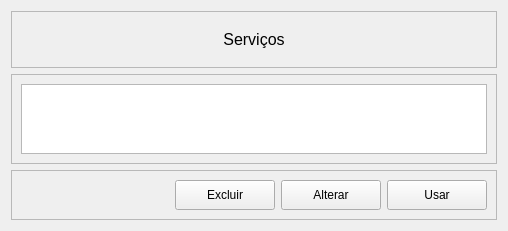
            <widget class="QWidget" name="page6">
             <layout class="QVBoxLayout" name="verticalLayout_23">
              <item>
               <widget class="QFrame" name="frame_23">
                <property name="frameShape">
                 <enum>QFrame::StyledPanel</enum>
                </property>
                <property name="frameShadow">
                 <enum>QFrame::Raised</enum>
                </property>
                <layout class="QVBoxLayout" name="verticalLayout_22" stretch="0">
                 <property name="spacing">
                  <number>18</number>
                 </property>
                 <property name="leftMargin">
                  <number>18</number>
                 </property>
                 <property name="topMargin">
                  <number>18</number>
                 </property>
                 <property name="rightMargin">
                  <number>18</number>
                 </property>
                 <property name="bottomMargin">
                  <number>18</number>
                 </property>
                 <item>
                  <widget class="QLabel" name="label_11">
                   <property name="font">
                    <font>
                     <family>MS Shell Dlg 2</family>
                     <pointsize>12</pointsize>
                     <weight>50</weight>
                     <italic>false</italic>
                     <bold>false</bold>
                    </font>
                   </property>
                   <property name="text">
                    <string>Serviços</string>
                   </property>
                   <property name="alignment">
                    <set>Qt::AlignCenter</set>
                   </property>
                  </widget>
                 </item>
                </layout>
               </widget>
              </item>
              <item>
               <widget class="QFrame" name="frame_22">
                <property name="sizePolicy">
                 <sizepolicy hsizetype="Preferred" vsizetype="Expanding">
                  <horstretch>0</horstretch>
                  <verstretch>0</verstretch>
                 </sizepolicy>
                </property>
                <property name="styleSheet">
                 <string notr="true">QLineEdit{
	border: 1px solid #888888;
	background-color: #DDDDDD
}</string>
                </property>
                <property name="frameShape">
                 <enum>QFrame::StyledPanel</enum>
                </property>
                <property name="frameShadow">
                 <enum>QFrame::Raised</enum>
                </property>
                <layout class="QVBoxLayout" name="verticalLayout_19">
                 <item>
                  <widget class="QTableWidget" name="tableWidget_3">
                   <property name="sizePolicy">
                    <sizepolicy hsizetype="Expanding" vsizetype="Expanding">
                     <horstretch>0</horstretch>
                     <verstretch>0</verstretch>
                    </sizepolicy>
                   </property>
                   <property name="autoFillBackground">
                    <bool>false</bool>
                   </property>
                   <property name="frameShape">
                    <enum>QFrame::StyledPanel</enum>
                   </property>
                   <property name="frameShadow">
                    <enum>QFrame::Sunken</enum>
                   </property>
                   <property name="sizeAdjustPolicy">
                    <enum>QAbstractScrollArea::AdjustToContents</enum>
                   </property>
                   <property name="showGrid">
                    <bool>true</bool>
                   </property>
                   <property name="gridStyle">
                    <enum>Qt::DashLine</enum>
                   </property>
                   <property name="sortingEnabled">
                    <bool>false</bool>
                   </property>
                   <property name="wordWrap">
                    <bool>true</bool>
                   </property>
                   <property name="cornerButtonEnabled">
                    <bool>true</bool>
                   </property>
                   <property name="rowCount">
                    <number>0</number>
                   </property>
                   <property name="columnCount">
                    <number>3</number>
                   </property>
                   <attribute name="horizontalHeaderVisible">
                    <bool>false</bool>
                   </attribute>
                   <attribute name="horizontalHeaderCascadingSectionResizes">
                    <bool>true</bool>
                   </attribute>
                   <attribute name="horizontalHeaderHighlightSections">
                    <bool>true</bool>
                   </attribute>
                   <attribute name="horizontalHeaderMinimumSectionSize">
                    <number>150</number>
                   </attribute>
                   <attribute name="horizontalHeaderShowSortIndicator" stdset="0">
                    <bool>true</bool>
                   </attribute>
                   <attribute name="horizontalHeaderStretchLastSection">
                    <bool>true</bool>
                   </attribute>
                   <column>
                    <property name="text">
                     <string>Código</string>
                    </property>
                   </column>
                   <column>
                    <property name="text">
                     <string>Peça</string>
                    </property>
                   </column>
                   <column>
                    <property name="text">
                     <string>Valor</string>
                    </property>
                   </column>
                  </widget>
                 </item>
                </layout>
               </widget>
              </item>
              <item>
               <widget class="QFrame" name="frame_21">
                <property name="styleSheet">
                 <string notr="true">QPushButton:hover{
	background-color: #aaaaaa;
	border-radius: 5px;
}

QPushButton:focus{
	background-color: #aaaaaa;
	border-radius: 5px;
}</string>
                </property>
                <property name="frameShape">
                 <enum>QFrame::StyledPanel</enum>
                </property>
                <property name="frameShadow">
                 <enum>QFrame::Raised</enum>
                </property>
                <layout class="QHBoxLayout" name="horizontalLayout_9">
                 <item>
                  <spacer name="horizontalSpacer_8">
                   <property name="orientation">
                    <enum>Qt::Horizontal</enum>
                   </property>
                   <property name="sizeHint" stdset="0">
                    <size>
                     <width>40</width>
                     <height>20</height>
                    </size>
                   </property>
                  </spacer>
                 </item>
                 <item>
                  <widget class="QPushButton" name="pushButton_28">
                   <property name="minimumSize">
                    <size>
                     <width>100</width>
                     <height>30</height>
                    </size>
                   </property>
                   <property name="text">
                    <string>Excluir</string>
                   </property>
                  </widget>
                 </item>
                 <item>
                  <widget class="QPushButton" name="pushButton_29">
                   <property name="minimumSize">
                    <size>
                     <width>100</width>
                     <height>30</height>
                    </size>
                   </property>
                   <property name="text">
                    <string>Alterar</string>
                   </property>
                  </widget>
                 </item>
                 <item>
                  <widget class="QPushButton" name="pushButton_30">
                   <property name="minimumSize">
                    <size>
                     <width>100</width>
                     <height>30</height>
                    </size>
                   </property>
                   <property name="text">
                    <string>Usar</string>
                   </property>
                  </widget>
                 </item>
                </layout>
               </widget>
              </item>
             </layout>
            </widget>
